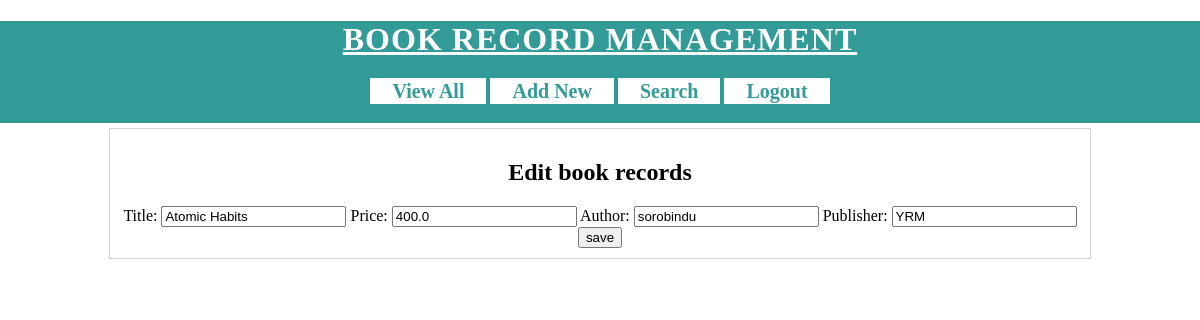
Page /BRMapp/edit-book?bookid=15 (signed in) on the committed database.
### BRMapp/models.py (models this page shows)
class Book(models.Model):
    title=models.CharField(max_length=100)
    price=models.FloatField()
    author=models.CharField(max_length=100)
    publisher=models.CharField(max_length=100)

### BRMapp/views.py (the view)
@login_required(login_url="/BRMapp/login/")
def editBook(request):
    book=models.Book.objects.get(id=request.GET['bookid'])
    fields={'title':book.title,'price':book.price,'author':book.author,'publisher':book.publisher}
    form=NewBookForm(initial=fields)
    res=render(request,'BRMapp/edit-book.html',{'form':form,'book':book})
    return res

### BRMapp/forms.py
class NewBookForm(forms.Form):
    title=forms.CharField(label='Title',max_length=100)
    price=forms.FloatField(label='Price')
    author=forms.CharField(label='Author')
    publisher=forms.CharField(label='Publisher')

### templates/BRMapp/edit-book.html (shortened to what this page needs)
<!DOCTYPE html>
{% load static %}
<html lang="en" dir="ltr">
  <head>
    <link rel="stylesheet" href="{% static 'CSS/BRMstyle.css' %}">
  </head>
  <body>
    <div id= "header">
      <h1>BOOK RECORD MANAGEMENT</h1>
      <div id='nav'>
        <a href="/BRMapp/view-books">View All</a>
        <a href="/BRMapp/new-books">Add New</a>
        <a href="/BRMapp/search-books">Search</a>
        <a href="/BRMapp/logout">Logout</a>
      </div>
    </div>
    <div id="main">
      <h2>Edit book records</h2>
      <form action="/BRMapp/edit" method="post">
        {{form}}
        <input type="submit"  value="save">
      </form>
    </div>
  </body>
</html>

### static/CSS/BRMstyle.css (style rules this page uses)
body { background-color: white; margin:0px 0px 0px 0px; font-family:"calibri"; }
#header { background-color: #329A97; padding-bottom: 20px; text-align: center; }
#header h1 { text-align: center; color: white; font-family: "montserrat"; letter-spacing: 1px; text-decoration: underline; }
#nav { width: 60% margin:auto; }
#nav a { background-color: white; width: 150px; border: solid 2px white; font-size: 20px; font-weight: bold; text-decoration: none; color: #329A97; padding-left: 20px; padding-right: 20px; }
#main { margin:auto; border: solid 1px lightgrey; width: 80%; padding: 10px; margin-top:5px; }
#main h2, #main form { text-align: center; width: 100%; }

### rows in the picture
Book: title "Atomic Habits", price "400.0", author "sorobindu", publisher "YRM"
